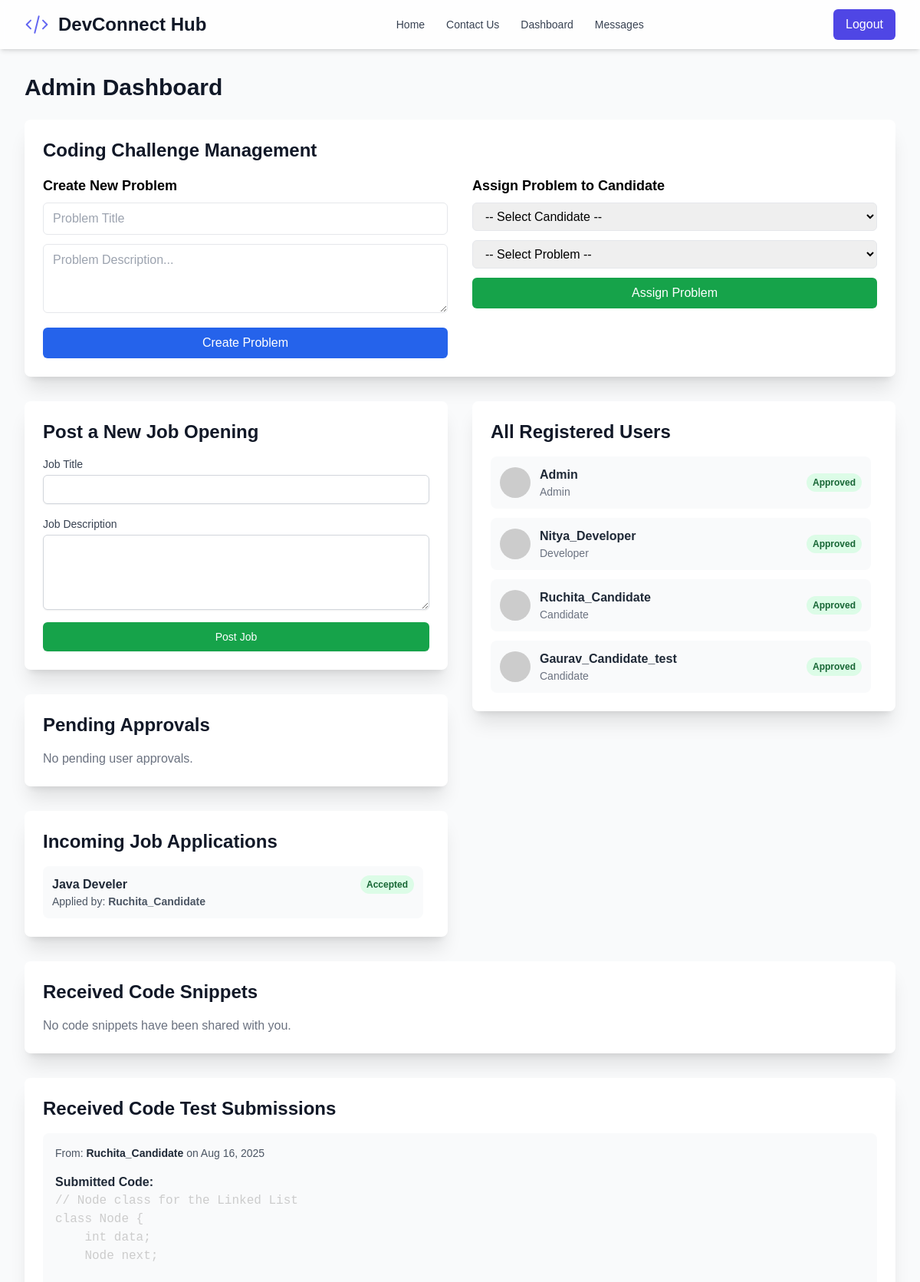
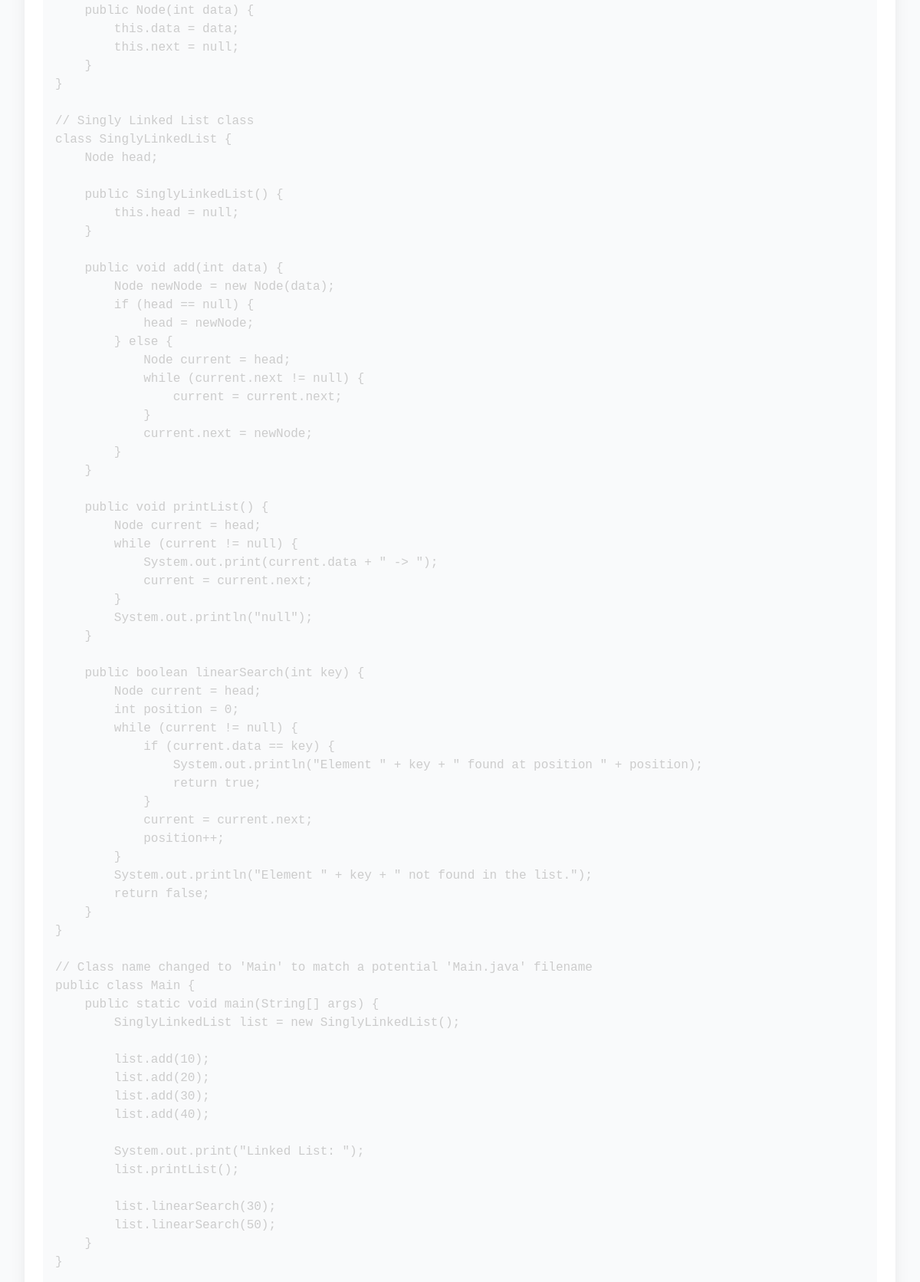
The page /admin (signed in, upper part) on the database its author committed (2 pictures, top to bottom).
### models.py (models this page shows)
class JobApplication(db.Model):
    id = db.Column(db.Integer, primary_key=True)
    user_id = db.Column(db.Integer, db.ForeignKey('user.id'), nullable=False)
    job_id = db.Column(db.Integer, db.ForeignKey('job_opening.id'), nullable=False)
    status = db.Column(db.String(20), default='pending', nullable=False)
    applied_at = db.Column(db.DateTime, index=True, default=datetime.utcnow)

class JobOpening(db.Model):
    id = db.Column(db.Integer, primary_key=True)
    job_id = db.Column(db.String(36), unique=True, nullable=False, default=lambda: str(uuid.uuid4()))
    title = db.Column(db.String(150), nullable=False)
    description = db.Column(db.Text, nullable=False)
    is_open = db.Column(db.Boolean, default=True, nullable=False)
    created_at = db.Column(db.DateTime, index=True, default=datetime.utcnow)
    applications = db.relationship('JobApplication', backref='job', lazy=True)

class User(UserMixin, db.Model):
    id = db.Column(db.Integer, primary_key=True)
    username = db.Column(db.String(100), unique=True, nullable=False)
    email = db.Column(db.String(120), unique=True, nullable=False)
    password_hash = db.Column(db.String(128), nullable=False)
    role = db.Column(db.String(20), nullable=False, default='candidate')
    is_approved = db.Column(db.Boolean, default=False, nullable=False)
    avatar_url = db.Column(db.String(200), nullable=False, default='https://api.dicebear.com/8.x/initials/svg?seed=User')
    problem_statement_id = db.Column(db.Integer, db.ForeignKey('problem_statement.id'), nullable=True)
    created_problems = db.relationship('ProblemStatement', foreign_keys=[ProblemStatement.created_by_id], backref='creator', lazy=True)
    sent_messages = db.relationship('Message', foreign_keys='Message.sender_id', backref='sender', lazy=True)
    received_messages = db.relationship('Message', foreign_keys='Message.recipient_id', backref='recipient', lazy=True)
    activity_updates = db.relationship('ActivityUpdate', backref='author', lazy=True)
    sent_snippets = db.relationship('CodeSnippet', foreign_keys='CodeSnippet.sender_id', backref='snippet_sender', lazy=True)
    received_snippets = db.relationship('CodeSnippet', foreign_keys='CodeSnippet.recipient_id', backref='snippet_recipient', lazy=True)
    applications = db.relationship('JobApplication', backref='candidate', lazy=True)
    test_submissions = db.relationship('CodeTestSubmission', foreign_keys='CodeTestSubmission.candidate_id', backref='candidate_submitter', lazy=True)
    received_tests = db.relationship('CodeTestSubmission', foreign_keys='CodeTestSubmission.recipient_id', backref='test_recipient', lazy=True)

class CodeTestSubmission(db.Model):
    id = db.Column(db.Integer, primary_key=True)
    candidate_id = db.Column(db.Integer, db.ForeignKey('user.id'), nullable=False)
    recipient_id = db.Column(db.Integer, db.ForeignKey('user.id'), nullable=False)
    code = db.Column(db.Text, nullable=False)
    output = db.Column(db.Text, nullable=True)
    submitted_at = db.Column(db.DateTime, index=True, default=datetime.utcnow)

### app.py (the view)
@app.route('/admin')
@login_required
@role_required('admin')
def admin_dashboard():
    pending_users = User.query.filter_by(is_approved=False).all()
    all_users = User.query.all()
    received_snippets = CodeSnippet.query.filter_by(recipient_id=current_user.id).order_by(CodeSnippet.timestamp.desc()).all()
    applications = JobApplication.query.order_by(JobApplication.applied_at.desc()).all()
    activities = ActivityUpdate.query.order_by(ActivityUpdate.timestamp.desc()).all()
    received_tests = CodeTestSubmission.query.filter_by(recipient_id=current_user.id).order_by(CodeTestSubmission.submitted_at.desc()).all()
    candidates = User.query.filter_by(role='candidate').all()
    problems = ProblemStatement.query.all()
    return render_template('admin_dashboard.html',
                           pending_users=pending_users, all_users=all_users,
                           received_snippets=received_snippets,
                           applications=applications, activities=activities,
                           received_tests=received_tests, candidates=candidates, problems=problems)

### templates/admin_dashboard.html (shortened to what this page needs)
{% extends "layout.html" %}
{% block content %}
<h1 class="text-3xl font-bold text-gray-900 dark:text-white mb-6 animate-dynamic">Admin Dashboard</h1>
<div class="mb-8 bg-white dark:bg-gray-800/50 rounded-lg shadow-xl p-6 animate-dynamic">
    <h2 class="text-2xl font-bold text-gray-900 dark:text-white mb-4">Coding Challenge Management</h2>
    <div class="grid grid-cols-1 md:grid-cols-2 gap-8">
        <div>
            <h3 class="text-lg font-semibold mb-2 dark:text-white">Create New Problem</h3>
            <form action="{{ url_for('create_problem') }}" method="POST" class="space-y-3">
                <input type="text" name="problem_title" placeholder="Problem Title" required class="w-full px-3 py-2 border rounded-md dark:bg-gray-700 dark:border-gray-600 dark:text-white">
                <textarea name="problem_description" rows="3" placeholder="Problem Description..." required class="w-full px-3 py-2 border rounded-md dark:bg-gray-700 dark:border-gray-600 dark:text-white"></textarea>
                <button type="submit" class="w-full py-2 px-4 rounded-md text-white bg-blue-600 hover:bg-blue-700">Create Problem</button>
            </form>
        </div>
        <div>
            <h3 class="text-lg font-semibold mb-2 dark:text-white">Assign Problem to Candidate</h3>
            <form action="{{ url_for('assign_problem') }}" method="POST" class="space-y-3">
                <select name="candidate_id" required class="w-full px-3 py-2 border rounded-md dark:bg-gray-700 dark:border-gray-600 dark:text-white">
                    <option value="">-- Select Candidate --</option>
                </select>
                <select name="problem_id" required class="w-full px-3 py-2 border rounded-md dark:bg-gray-700 dark:border-gray-600 dark:text-white">
                    <option value="">-- Select Problem --</option>
                </select>
                <button type="submit" class="w-full py-2 px-4 rounded-md text-white bg-green-600 hover:bg-green-700">Assign Problem</button>
            </form>
        </div>
    </div>
</div>
<div class="grid grid-cols-1 lg:grid-cols-2 gap-8">
    <div class="space-y-8">
        <div class="bg-white dark:bg-gray-800/50 rounded-lg shadow-xl p-6 animate-dynamic">
            <h2 class="text-2xl font-bold text-gray-900 dark:text-white mb-4">Post a New Job Opening</h2>
            <form action="{{ url_for('post_job') }}" method="POST" class="space-y-4">
                <div>
                    <label for="job_title" class="block text-sm font-medium text-gray-700 dark:text-gray-300">Job Title</label>
                    <input type="text" name="job_title" required class="mt-1 appearance-none block w-full px-3 py-2 border border-gray-300 rounded-md shadow-sm placeholder-gray-400 focus:outline-none focus:ring-2 focus:ring-indigo-500 focus:border-indigo-500 sm:text-sm dark:bg-gray-700 dark:border-gray-600 dark:text-white transition">
                </div>
                <div>
                    <label for="job_description" class="block text-sm font-medium text-gray-700 dark:text-gray-300">Job Description</label>
                    <textarea name="job_description" rows="4" required class="mt-1 appearance-none block w-full px-3 py-2 border border-gray-300 rounded-md shadow-sm placeholder-gray-400 focus:outline-none focus:ring-2 focus:ring-indigo-500 focus:border-indigo-500 sm:text-sm dark:bg-gray-700 dark:border-gray-600 dark:text-white transition"></textarea>
                </div>
                <button type="submit" class="w-full flex justify-center py-2 px-4 border border-transparent rounded-md shadow-sm text-sm font-medium text-white bg-green-600 hover:bg-green-700 focus:outline-none focus:ring-2 focus:ring-offset-2 focus:ring-green-500 transition-all duration-300 transform hover:scale-105">Post Job</button>
            </form>
        </div>
        <div class="bg-white dark:bg-gray-800/50 rounded-lg shadow-xl p-6 animate-dynamic" style="animation-delay: 0.1s;">
            <h2 class="text-2xl font-bold text-gray-900 dark:text-white mb-4">Pending Approvals</h2>
            {% if pending_users %}
                <ul class="space-y-3">
                    {% for user in pending_users %}
                        <li class="p-3 bg-gray-50 dark:bg-gray-700/50 rounded-lg flex flex-col sm:flex-row sm:items-center sm:justify-between animate-stagger">
                            <div class="flex items-center mb-2 sm:mb-0">
                                <img src="{{ user.avatar_url }}" alt="Avatar" class="rounded-full w-10 h-10 mr-3">
                                <div>
                                    <p class="font-semibold text-gray-800 dark:text-white">{{ user.username }}</p>
                                    <p class="text-sm text-gray-500 dark:text-gray-400">{{ user.role.title() }}</p>
                                </div>
                            </div>
                            <div class="flex-shrink-0">
                                <a href="{{ url_for('approve_user', user_id=user.id) }}" class="px-3 py-1 bg-green-500 text-white text-sm font-semibold rounded-md hover:bg-green-600 transition-transform hover:scale-105">Approve</a>
                            </div>
                        </li>
                    {% endfor %}
                </ul>
            {% else %}
                <p class="text-gray-500 dark:text-gray-400">No pending user approvals.</p>
            {% endif %}
        </div>
        <div class="bg-white dark:bg-gray-800/50 rounded-lg shadow-xl p-6 animate-dynamic" style="animation-delay: 0.2s;">
            <h2 class="text-2xl font-bold text-gray-900 dark:text-white mb-4">Incoming Job Applications</h2>
            {% if applications %}
                <ul class="space-y-3 max-h-96 overflow-y-auto pr-2">
                    {% for app in applications %}
                        <li class="p-3 bg-gray-50 dark:bg-gray-700/50 rounded-lg animate-stagger">
                           <div class="flex items-start justify-between">
                                <div>
                                    <p class="font-bold text-gray-800 dark:text-white">{{ app.job.title }}</p>
                                    <p class="text-sm text-gray-600 dark:text-gray-400">Applied by: <strong class="dark:text-white">{{ app.candidate.username }}</strong></p>
                                </div>
                                {% if app.status == 'pending' %}
                                    <div class="flex-shrink-0 flex space-x-2">
                                        <a href="{{ url_for('accept_application', app_id=app.id) }}" class="px-3 py-1 bg-green-500 text-white text-xs font-semibold rounded-md hover:bg-green-600">Accept</a>
                                        <a href="{{ url_for('reject_application', app_id=app.id) }}" class="px-3 py-1 bg-red-500 text-white text-xs font-semibold rounded-md hover:bg-red-600">Reject</a>
                                    </div>
                                {% else %}
                                     <span class="px-2 py-1 text-xs font-semibold rounded-full {% if app.status == 'accepted' %}text-green-800 bg-green-100 dark:bg-green-900 dark:text-green-200{% else %}text-red-800 bg-red-100 dark:bg-red-900 dark:text-red-200{% endif %}">{{ app.status.title() }}</span>
                                {% endif %}
                           </div>
                        </li>
                    {% endfor %}
                </ul>
            {% else %}
                <p class="text-gray-500 dark:text-gray-400">No new job applications.</p>
            {% endif %}
        </div>
    </div>
    <div class="space-y-8">
        <div class="bg-white dark:bg-gray-800/50 rounded-lg shadow-xl p-6 animate-dynamic" style="animation-delay: 0.3s;">
             <h2 class="text-2xl font-bold text-gray-900 dark:text-white mb-4">All Registered Users</h2>
            <ul class="space-y-3 max-h-96 overflow-y-auto pr-2">
                {% for user in all_users %}
                    <li class="p-3 bg-gray-50 dark:bg-gray-700/50 rounded-lg flex items-center justify-between animate-stagger">
                        <div class="flex items-center">
                            <img src="{{ user.avatar_url }}" alt="Avatar" class="rounded-full w-10 h-10 mr-3">
                            <div>
                                <p class="font-semibold text-gray-800 dark:text-white">{{ user.username }}</p>
                                <p class="text-sm text-gray-500 dark:text-gray-400">{{ user.role.title() }}</p>
                            </div>
                        </div>
                        {% if user.is_approved %}
                            <span class="px-2 py-1 text-xs font-semibold text-green-800 bg-green-100 rounded-full dark:bg-green-900 dark:text-green-200">Approved</span>
                        {% else %}
                            <span class="px-2 py-1 text-xs font-semibold text-yellow-800 bg-yellow-100 rounded-full dark:bg-yellow-900 dark:text-yellow-200">Pending</span>
                        {% endif %}
                    </li>
                {% endfor %}
            </ul>
        </div>
    </div>
</div>
<div class="mt-8 bg-white dark:bg-gray-800/50 rounded-lg shadow-xl p-6 animate-dynamic" style="animation-delay: 0.5s;">
    <h2 class="text-2xl font-bold text-gray-900 dark:text-white mb-4">Received Code Snippets</h2>
    <div class="space-y-6">
        {% for snippet in received_snippets %}
            <div class="bg-gray-50 dark:bg-gray-700/50 rounded-lg p-4 animate-stagger">
                <p class="text-sm text-gray-600 dark:text-gray-400 mb-2">From: <strong class="text-gray-800 dark:text-white">{{ snippet.snippet_sender.username }}</strong> on {{ snippet.timestamp.strftime('%b %d, %Y') }}</p>
                <pre><code class="language-java">{{ snippet.code }}</code></pre>
            </div>
        {% else %}
            <p class="text-gray-500 dark:text-gray-400">No code snippets have been shared with you.</p>
        {% endfor %}
    </div>
</div>
<div class="mt-8 bg-white dark:bg-gray-800/50 rounded-lg shadow-xl p-6 animate-dynamic" style="animation-delay: 0.6s;">
    <h2 class="text-2xl font-bold text-gray-900 dark:text-white mb-4">Received Code Test Submissions</h2>
    <div class="space-y-6">
        {% for test in received_tests %}
            <div class="bg-gray-50 dark:bg-gray-700/50 rounded-lg p-4 animate-stagger">
                <p class="text-sm text-gray-600 dark:text-gray-400 mb-2">From: <strong class="text-gray-800 dark:text-white">{{ test.candidate_submitter.username }}</strong> on {{ test.submitted_at.strftime('%b %d, %Y') }}</p>
                <h3 class="font-semibold text-gray-800 dark:text-white mt-4">Submitted Code:</h3>
                <pre><code class="language-java">{{ test.code }}</code></pre>
            </div>
        {% else %}
            <p class="text-gray-500 dark:text-gray-400">No code tests have been submitted to you.</p>
        {% endfor %}
    </div>
</div>
{% endblock %}

### rows shown on the page
JobApplication: job "Java Develer", candidate.username "Ruchita_Candidate", status "Accepted"
User: username "Admin", role "Admin", is_approved "Approved"
User: username "Nitya_Developer", role "Developer", is_approved "Approved"
User: username "Ruchita_Candidate", role "Candidate", is_approved "Approved"
User: username "Gaurav_Candidate_test", role "Candidate", is_approved "Approved"
CodeTestSubmission: candidate_submitter.username "Ruchita_Candidate", submitted_at "Aug 16, 2025", code "// Node class for the Linked List class Node { int data; Node next; public Node(int data) { this.data = data; this.next = null; } } // Singly Linked List class class SinglyLinkedList { Node head; public SinglyLinkedList() { this.head = null; } public void add(int data) { Node newNode = new Node(data); if (head == null) { head = newNode; } else { Node current = head; while (current.next != null) { current = current.next; } current.next = newNode; } } public void printList() { Node current = head; while (current != null) { System.out.print(current.data + \" -> \"); current = current.next; } System.out.println(\"null\"); } public boolean linearSearch(int key) { Node current = head; int position =…"
